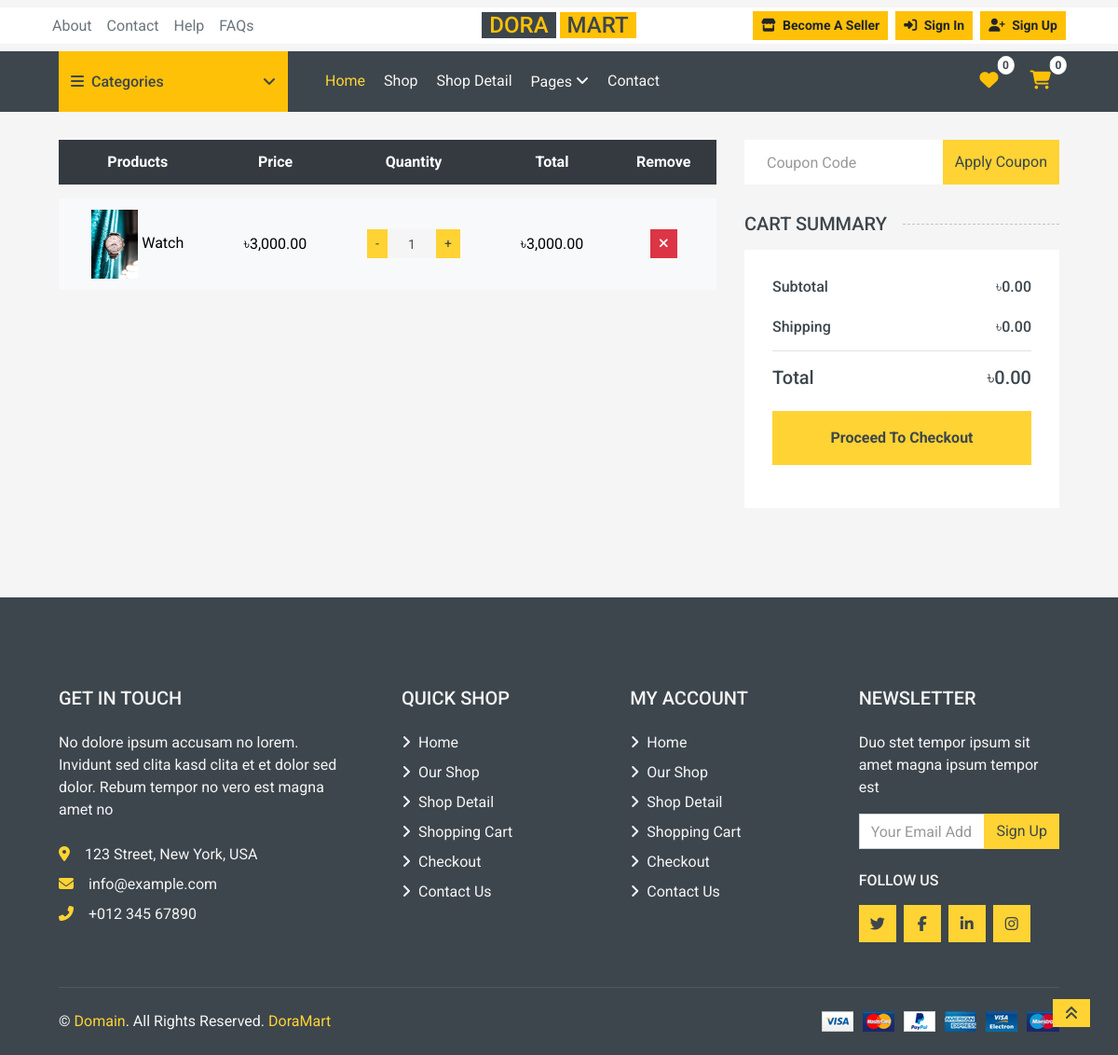
Page /pages/cart.php?add=23 on the earlier database version.
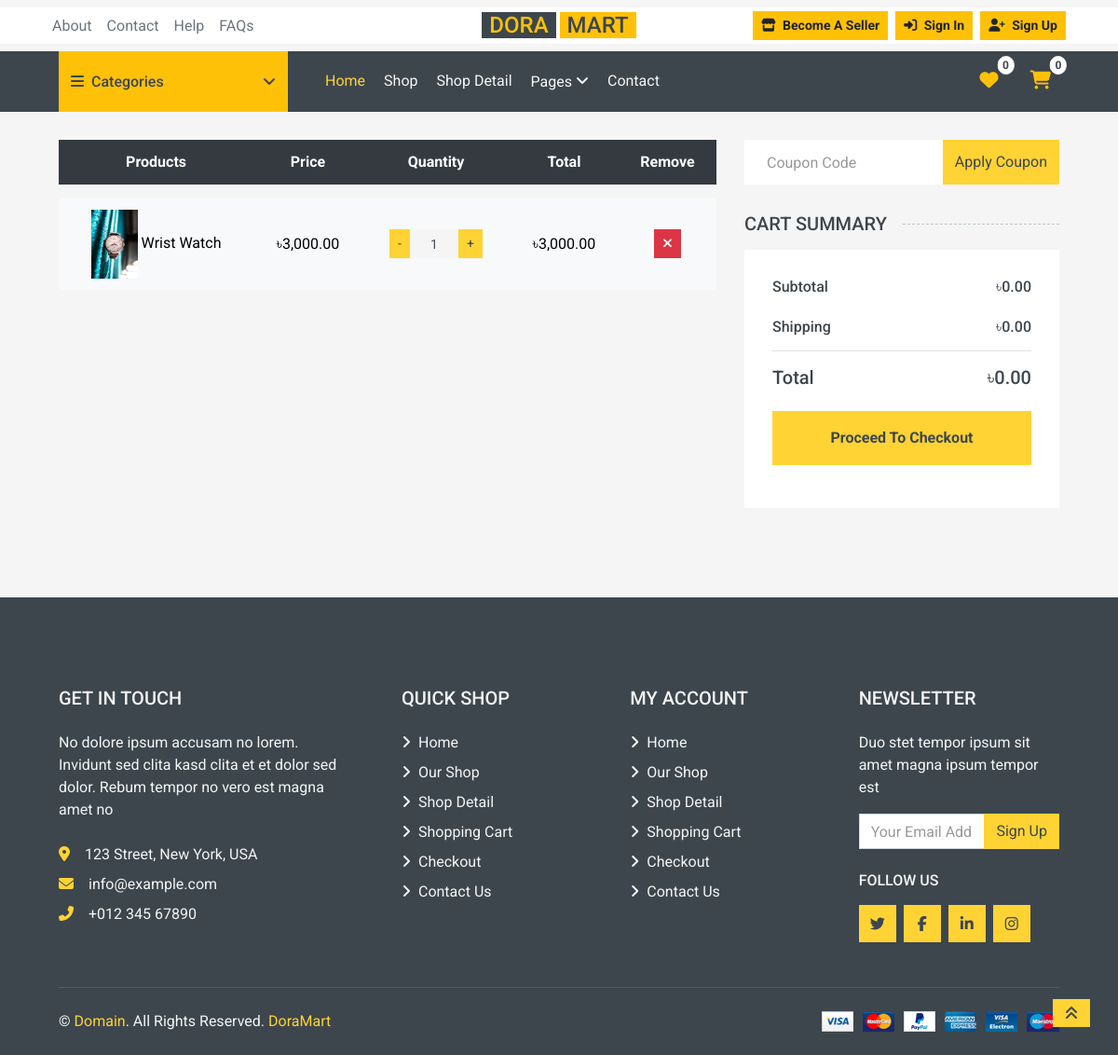
Same page on the later database version.
### tables this page shows
CREATE TABLE `products` (
  `id` int(11) NOT NULL,
  `user_id` int(11) DEFAULT NULL,
  `name` varchar(255) DEFAULT NULL,
  `images` text DEFAULT NULL,
  `price` decimal(15,2) DEFAULT NULL,
  `old_price` double(15,2) DEFAULT NULL,
  `description` text DEFAULT NULL,
  `category_id` int(11) DEFAULT NULL,
  `sub_category_id` int(11) DEFAULT NULL,
  `created_at` datetime DEFAULT current_timestamp(),
  `updated_at` datetime DEFAULT current_timestamp()
);

### Pages/cart.php (the view, shortened to what this page needs)
<?php
require "../config/db.php";
$is_logged_in = isset($_SESSION['user_id']);
require "../includes/he.php";
if($is_logged_in){
    require "../includes/topbar_logged.php";
    require "../includes/navbar_logged.php";
} else {
    require "../includes/topbar.php";
    require "../includes/navbar.php";
};
if (isset($_GET['add'])) {
    $product_id = intval($_GET['add']);
    $query = "SELECT * FROM products WHERE id = $product_id";
    $result = mysqli_query($con, $query);
}
?>
<!DOCTYPE html>
<html lang="en">
<head>
    <link rel="stylesheet" href="https://cdnjs.cloudflare.com/ajax/libs/font-awesome/6.5.0/css/all.min.css">
    <link rel="stylesheet" href="https://cdn.jsdelivr.net/npm/bootstrap@5.3.3/dist/css/bootstrap.min.css">
    <link href="../assets/css/style.css" rel="stylesheet">
</head>
<body>
<div class="container-fluid">
    <div class="row px-xl-5">
        <div class="col-lg-8 table-responsive mb-5">
            <table class="table table-light table-borderless table-hover text-center mb-0">
                <thead class="thead-dark">
                    <tr>
                        <th>Products</th>
                        <th>Price</th>
                        <th>Quantity</th>
                        <th>Total</th>
                        <th>Remove</th>
                    </tr>
                </thead>
                <tbody>
                    <?php if (!empty($_SESSION['cart'])): ?>
                        <?php foreach ($_SESSION['cart'] as $id => $item): ?>
                            <tr>
                                <td class="align-middle">
                                    <img src="../admin/<?= htmlspecialchars($item['images']); ?>" alt="<?= htmlspecialchars($item['name']); ?>" style="width:50px;">
                                    <?= htmlspecialchars($item['name']); ?>
                                </td>
                                <td class="align-middle">৳<?= number_format($item['price'],2); ?></td>
                                <td class="align-middle">
                                    <div class="input-group quantity mx-auto" style="width: 100px;">
                                        <button class="btn btn-sm btn-primary btn-minus">-</button>
                                        <input type="text" class="form-control form-control-sm bg-secondary border-0 text-center" value="<?= $item['quantity']; ?>">
                                        <button class="btn btn-sm btn-primary btn-plus">+</button>
                                    </div>
                                </td>
                                <td class="align-middle">৳<?= number_format($item['price'] * $item['quantity'],2); ?></td>
                                <td class="align-middle">
                                    <a href="cart.php?remove=<?= $id ?>" class="btn btn-sm btn-danger"><i class="fa fa-times"></i></a>
                                </td>
                            </tr>
                        <?php endforeach; ?>
                    <?php else: ?>
                        <tr><td colspan="5">Your cart is empty</td></tr>
                    <?php endif; ?>
                </tbody>
            </table>
        </div>
        <div class="col-lg-4">
            <form class="mb-30">
                <div class="input-group">
                    <input type="text" class="form-control border-0 p-4" placeholder="Coupon Code">
                    <div class="input-group-append">
                        <button class="btn btn-primary">Apply Coupon</button>
                    </div>
                </div>
            </form>
            <h5 class="section-title position-relative text-uppercase mb-3">
                <span class="bg-secondary pr-3">Cart Summary</span>
            </h5>
            <div class="bg-light p-30 mb-5">
                <div class="border-bottom pb-2">
                    <div class="d-flex justify-content-between mb-3">
                        <h6>Subtotal</h6>
                        <h6>৳<?= number_format($subtotal,2); ?></h6>
                    </div>
                    <div class="d-flex justify-content-between">
                        <h6 class="font-weight-medium">Shipping</h6>
                        <h6 class="font-weight-medium">৳<?= number_format($shipping,2); ?></h6>
                    </div>
                </div>
                <div class="pt-2">
                    <div class="d-flex justify-content-between mt-2">
                        <h5>Total</h5>
                        <h5>৳<?= number_format($total,2); ?></h5>
                    </div>
                    <button class="btn btn-block btn-primary font-weight-bold my-3 py-3">Proceed To Checkout</button>
                </div>
            </div>
        </div>
    </div>
</div>
<?php require "../includes/footer.php"; ?>
</body>
</html>

Differences in the rows shown:
changed products: name "Watch" → "Wrist Watch"
